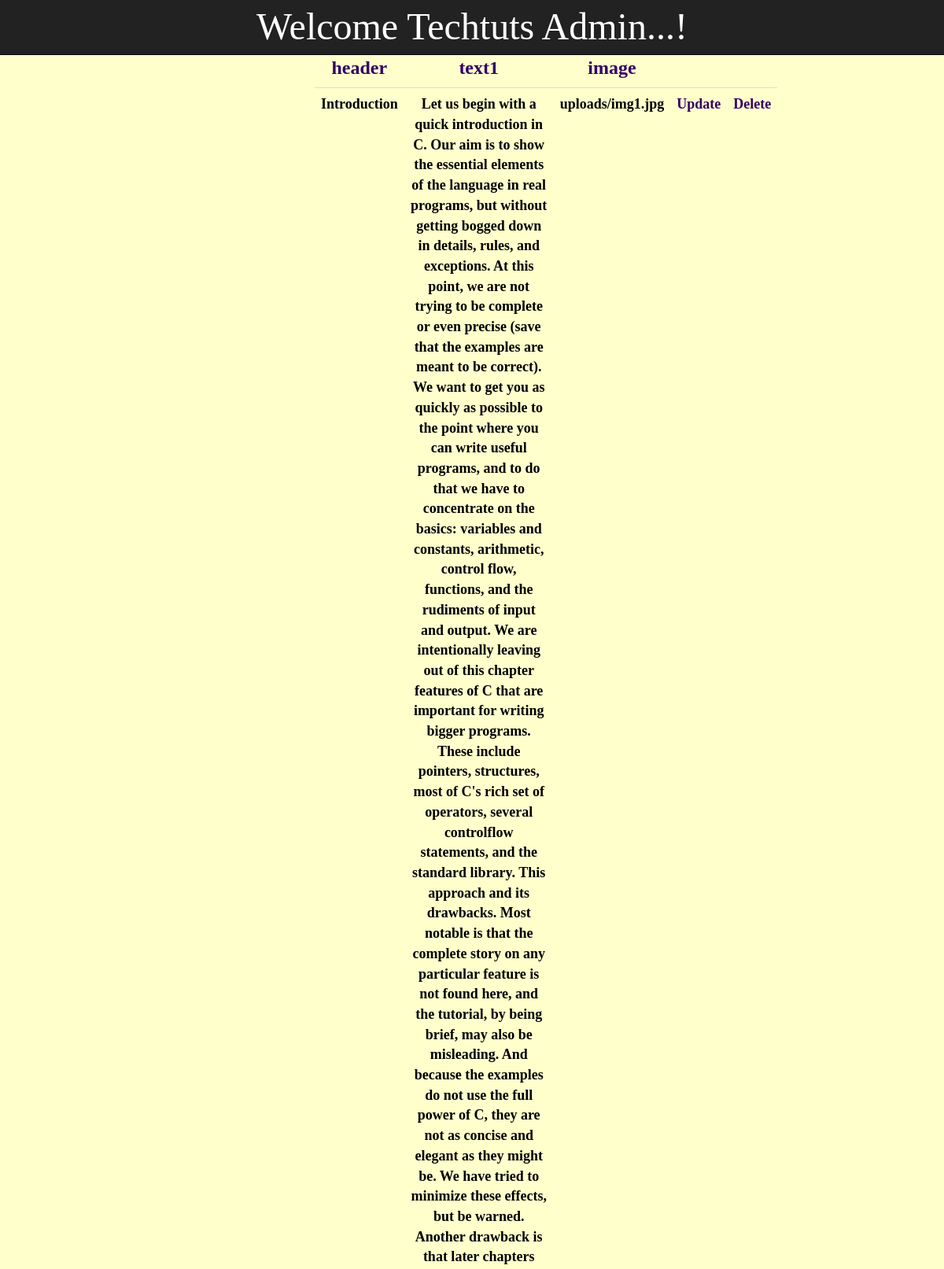
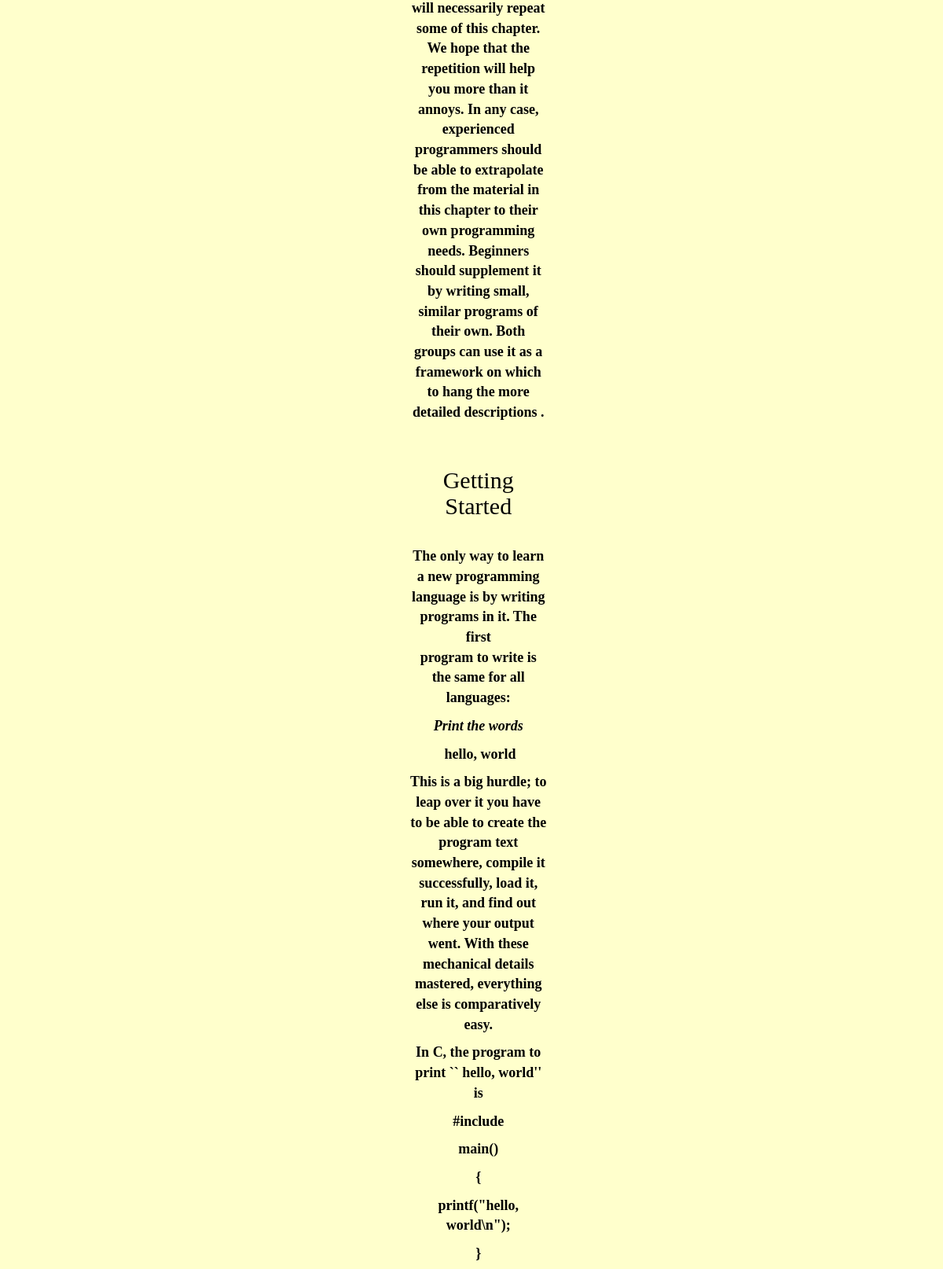
Screenshot of /admin/fetchinsrt1.php (upper part) with the database file from the repository (2 pictures, top to bottom).
### tables this page shows
CREATE TABLE IF NOT EXISTS `topics` (
  `topic_id` int(5) NOT NULL AUTO_INCREMENT,
  `sub_id` int(5) NOT NULL,
  `header` text NOT NULL,
  `text1` text NOT NULL,
  `image` varchar(200) NOT NULL,
  `other_info` text NOT NULL,
  PRIMARY KEY (`topic_id`)
);

### admin/fetchinsrt1.php (the view, shortened to what this page needs)
<?php
$conn = mysqli_connect('localhost','root','','employee');
if(isset($_GET['page']))
	$page=$_GET['page'];
else
	$page=1;
  if($page=="" ||$page=="1")
  {
	$page1=0;
  }
 else
 {
    $page1=($page*5)-5;
 }
$sql = "SELECT * FROM topics limit $page1,5";
$run = mysqli_query($conn,$sql);
?>
<html>
<head>
<link rel="stylesheet" type="text/css" href="bootstrap-3.3.2-dist/css/bootstrap.css" />
<link rel="stylesheet" type="text/css" href="bootstrap-3.3.2-dist/css/bootstrap.min.css" />
<link rel="stylesheet" type="text/css" href="bootstrap-3.3.2-dist/css/bootstrap-responsive.css" />
<link rel="stylesheet" type="text/css" href="bootstrap-3.3.2-dist/css/docs.css" />
<link rel="stylesheet" type="text/css" href="bootstrap-3.3.2-dist/css/font-awesome.css" />
<link rel="stylesheet" type="text/css" href="../quiz.css"/>
</head>
<body style="background-color:#FFC">
<nav class="navbar navbar-inverse navbar-fixed-top"><center><font  face="Times New Roman, Times, serif" size="+4"  color="#FFFFFF">Welcome Techtuts Admin...!</font></center></nav>
<form method="post" >
<div style="margin-left:400px; width:300px; margin-top:-40px;">
  <table class="table">
    <tr>
      <th class="style2">header</th>
      <th class="style2">text1</th>
      <th class="style2">image</th>
      <th class="style2">&nbsp;</th>
      <th class="style2">&nbsp;</th>
    </tr>
    <?php  while($row = mysqli_fetch_array($run))   {?>
    <tr align="center" >
      <td class="style4"><div align="center"></div>        <?php echo $row['header']; ?></td>
      <td class="style4"><?php echo $row['text1']; ?></td>
      <td class="style4"><?php echo $row['image']; ?></td>
      <td class="style4"><a href="edit1.php?id=<?php echo $row['topic_id'];?>">Update</td>
      <td class="style4"><a href="delete2.php?id=<?php echo $row['topic_id'];?>" onClick="return confirm('Please Confirm Delete');">Delete</td>
      </tr>
    <?php } ?>
	<?php
	$sql1 = "SELECT * FROM topics";
    $run1 = mysqli_query($conn,$sql1);
    $count = mysqli_num_rows($run1);
	$a = $count/5;
	$a = ceil($a);
	echo "<br><br>";
	for($b=1;$b<=$a;$b++)
	{
		?><a href="fetchinsrt1.php?page=<?php echo $b; ?>"><?php echo $b,"  "; ?></a><?php	} ?>
  </table>
  </div>
</form>
</body>
</html>

### quiz.css (style rules this page uses)
body { margin-left: 0px; margin-top: 0px; background:#FFC; font-family:"Times New Roman", Times, serif; }
.style2 { color:#330066; font-size:24px; font-weight: bold; text-align:center; }
.style4 { color: #000000; font-size:18px; font-weight: bold; }
a:link { color: #330066; text-decoration: none; }
* { margin:0px; padding:0px; }

### rows the page displays
topics: header "Introduction", text1 "Let us begin with a quick introduction in C. Our aim is to show the essential elements of the language in real programs, but without getting bogged down in details, rules, and exceptions. At this point, we are not trying to be complete or even precise (save that the examples are meant to be correct). We want to get you as quickly as possible to the point where you can write useful programs, and to do that we have to concentrate on the basics: variables and constants, arithmetic, control flow, functions, and the rudiments of input and output. We are intentionally leaving out of this chapter features of C that are important for writing bigger programs. These include pointers, structures, most…", image "uploads/img1.jpg"
